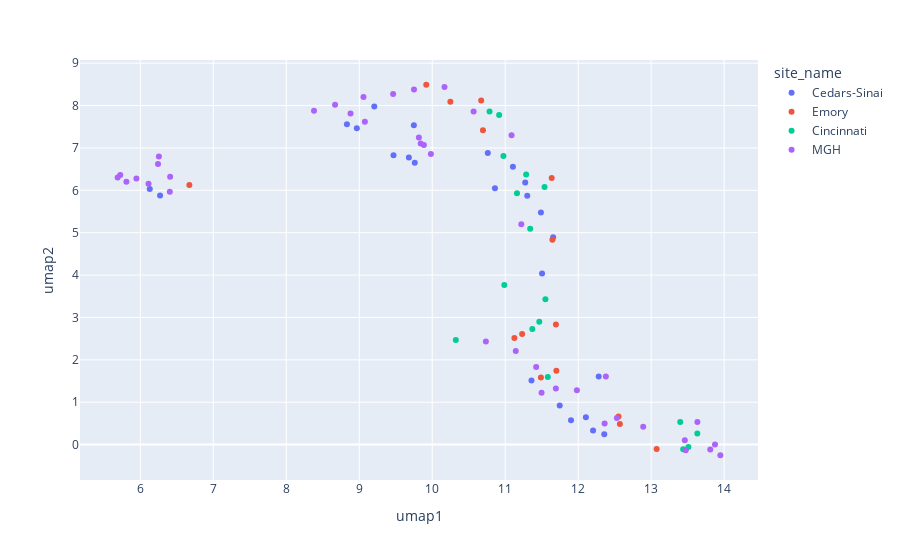

Notebook cell for this chart:
### Code cell
px.scatter(df, x='umap1', y='umap2', color='site_name')

### Figure 1 — Plotly figure (JSON) as saved in the notebook; plotly's stock layout.template omitted (floating-point values rounded to 4 significant figures)
{"data": [{"hovertemplate": "site_name=Cedars-Sinai<br>umap1=%{x}<br>umap2=%{y}<extra></extra>", "legendgroup": "Cedars-Sinai", "marker": {"color": "#636efa", "symbol": "circle"}, "mode": "markers", "name": "Cedars-Sinai", "orientation": "v", "showlegend": true, "type": "scatter", "x": [9.206, 10.76, 11.11, 11.36, 11.27, 12.36, 11.9, 9.68, 12.28, 9.469, 8.831, 12.2, 9.748, 11.5, 11.3, 11.66, 11.49, 11.75, 12.11, 6.27, 8.967, 9.761, 6.13, 10.86], "xaxis": "x", "y": [7.978, 6.882, 6.559, 1.513, 6.184, 0.2445, 0.577, 6.778, 1.61, 6.828, 7.56, 0.3338, 7.538, 4.036, 5.873, 4.892, 5.476, 0.923, 0.6477, 5.876, 7.466, 6.65, 6.033, 6.05], "yaxis": "y"}, {"hovertemplate": "site_name=Emory<br>umap1=%{x}<br>umap2=%{y}<extra></extra>", "legendgroup": "Emory", "marker": {"color": "#EF553B", "symbol": "circle"}, "mode": "markers", "name": "Emory", "orientation": "v", "showlegend": true, "type": "scatter", "x": [10.7, 11.13, 12.57, 11.69, 12.55, 11.65, 13.08, 10.67, 10.25, 11.7, 9.918, 11.49, 11.23, 11.64, 6.672], "xaxis": "x", "y": [7.415, 2.517, 0.485, 2.836, 0.6648, 4.834, -0.1015, 8.121, 8.093, 1.744, 8.491, 1.582, 2.61, 6.291, 6.124], "yaxis": "y"}, {"hovertemplate": "site_name=Cincinnati<br>umap1=%{x}<br>umap2=%{y}<extra></extra>", "legendgroup": "Cincinnati", "marker": {"color": "#00cc96", "symbol": "circle"}, "mode": "markers", "name": "Cincinnati", "orientation": "v", "showlegend": true, "type": "scatter", "x": [11.34, 11.47, 11.16, 10.79, 10.92, 10.32, 13.44, 13.4, 11.58, 10.99, 13.51, 10.98, 11.54, 11.29, 11.37, 11.55, 13.63], "xaxis": "x", "y": [5.093, 2.899, 5.931, 7.858, 7.777, 2.469, -0.1073, 0.535, 1.593, 3.767, -0.05535, 6.809, 6.081, 6.372, 2.728, 3.428, 0.2595], "yaxis": "y"}, {"hovertemplate": "site_name=MGH<br>umap1=%{x}<br>umap2=%{y}<extra></extra>", "legendgroup": "MGH", "marker": {"color": "#ab63fa", "symbol": "circle"}, "mode": "markers", "name": "MGH", "orientation": "v", "showlegend": true, "type": "scatter", "x": [6.405, 6.409, 6.255, 6.243, 13.47, 5.725, 5.809, 5.69, 11.22, 6.113, 11.14, 11.09, 12.38, 9.75, 13.95, 9.464, 10.57, 12.53, 12.89, 12.36, 9.058, 8.881, 9.077, 11.69, 13.81, 13.46, 9.982, 8.38, 13.63, 11.5, 10.73, 8.669, 9.817, 9.842, 11.42, 9.886, 10.17, 11.98, 5.946, 13.87], "xaxis": "x", "y": [5.966, 6.319, 6.8, 6.621, -0.1326, 6.362, 6.2, 6.3, 5.201, 6.157, 2.208, 7.298, 1.609, 8.377, -0.2512, 8.274, 7.861, 0.6306, 0.4209, 0.4964, 8.205, 7.815, 7.616, 1.323, -0.1135, 0.1038, 6.856, 7.879, 0.532, 1.223, 2.431, 8.018, 7.246, 7.106, 1.833, 7.07, 8.439, 1.28, 6.282, 0.001105], "yaxis": "y"}], "layout": {"legend": {"title": {"text": "site_name"}, "tracegroupgap": 0}, "margin": {"t": 60}, "xaxis": {"anchor": "y", "domain": [0, 1], "title": {"text": "umap1"}}, "yaxis": {"anchor": "x", "domain": [0, 1], "title": {"text": "umap2"}}}}
